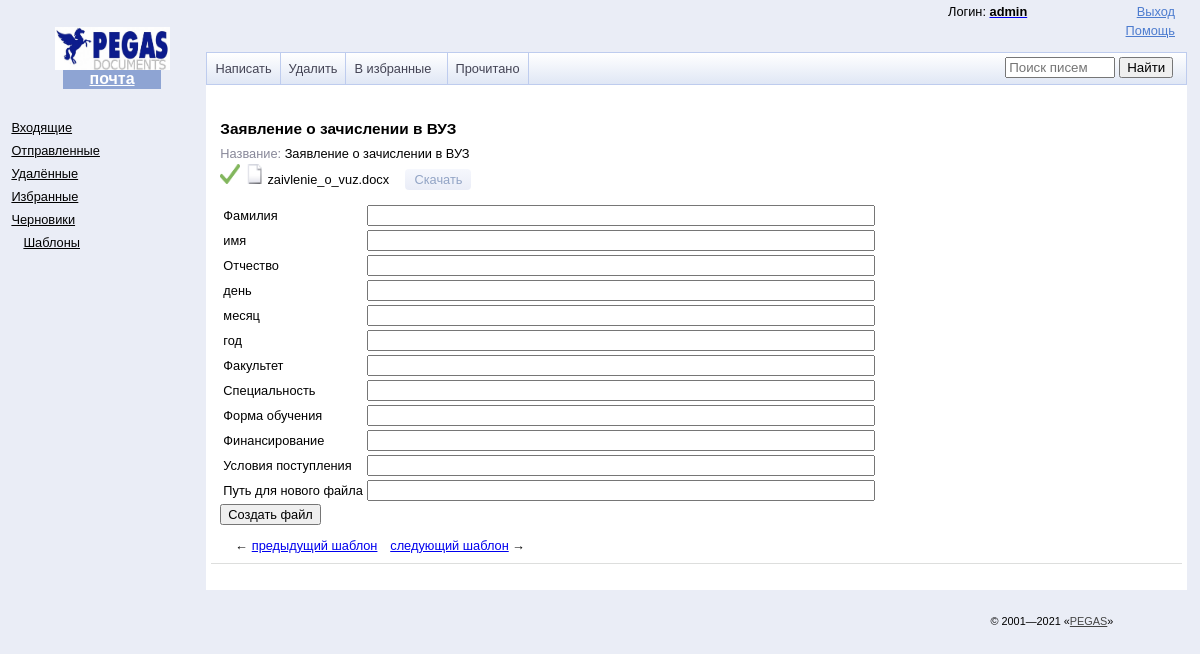
The app's page /mail/templates/4/ (signed in) with its own data.
### mail/models.py (models this page shows, shortened)
class Templates(models.Model):
    title = models.CharField(max_length=300)
    file = models.FileField()
    tags = models.ManyToManyField(Tags, related_name="tags", default=None, blank=True)

class Tags(models.Model):
    tag = models.CharField(max_length=20)
    name_tag = models.CharField(max_length=50)

### mail/views.py (the view, shortened to what this page needs)
# urls.py: path("templates/<int:pk>/", TemplateView.as_view(), name='template_detail'),
class TemplateView(LoginRequiredMixin, View):
    login_url = "login"
    def get(self, request, pk):
        template = Templates.objects.filter(id=pk)
        template= template.first()
        file_name = template.file
        tags = template.tags.all()
        return render(request, 'mail/template_detail.html', context={'template': template,
                                                                     'tags': tags,
                                                                     'file':file_name})

### templates/mail/template_detail.html (shortened to what this page needs)
{%extends 'base.html'%}
{%load static%}
{%block content%}
        <div class="b-message" role="main" aria-label="Рабочая область">
            <div class="b-message-head">
                <form method="post" action="{%url 'create_file'%}" enctype="multipart/form-data">
                <div class="a">
                    <div class="b-message-head__top">
                        <div class="b-message-head__subject"><span class="b-message-head__subject-text">{{template.title}}</span>
                        </div><span class="b-message-head__field b-message-head__field_date"><em
                                class="b-message-head__field-name">Название:
                            </em> <span class="b-message-head__date" style="color:black;" name="a1">{{template.title}}</span></span>
                    </div>
                </div>
                <div class="b-message-attach js-attachments">
                        <div class="b-message-attach__i js-attachment">
                            <span class="b-message-attach__info" >
                                    <img alt="" src="/static/img/galochka.png" class="b-message-attach__info-icon" width="20" height="20">
                                    <img alt="" src="/static/img/b-mail-icon_file-general.gif" width="20" height="20" class="b-message-attach__info-icon">
                                    {{file}}
                            </span>
                            <span class="b-message-attach__actions">
                                <a href="/docx/{{file}}" class="b-message-attach__actions-link" download="">Скачать
                                </a>
                            </span>
                        </div>
                    </div>
                <table class="b-compose-head">
                    <tbody>
                        {% for tag in tags%}
                        <tr class="b-compose-head__field ">
                            <td class="b-compose-head__field__name">
                                <label class="b-form-label" for="id1166037212615">{{tag.name_tag}}</label></td>
                            <td class="b-compose-head__field__value">
                                <div class="b-form-input">
                                    <div class="b-form-input__box">
                                        <input type="text" style="width:500px" name="{{tag.tag}}" class="b-form-input__input" id="id_receiver">
                                    </div>
                                </div>
                            </td>
                        </tr>
                        {%endfor%}
                        <tr class="b-compose-head__field ">
                                <td class="b-compose-head__field__name">
                                    <label class="b-form-label" for="id1166037212615">Путь для нового файла</label></td>
                                <td class="b-compose-head__field__value">
                                    <div class="b-form-input">
                                        <div class="b-form-input__box">
                                            <input type="text" style="width:500px" name="path" class="b-form-input__input" id="id_receiver">
                                        </div>
                                    </div>
                                </td>
                            </tr>
                    </tbody>
                </table>
                    <input class="b-form-button b-compose__c" type="submit" name="templ_create" value="Создать файл">
                </form>
                <div class="b-message-pager"><span class="b-message-pager__active b-message-pager__left"><a
                            href="https://mail.yandex.ru/lite/message/174795960537318010/"
                            class="b-message-pager__prev"><i class="b-message-pager__arr">←&nbsp;</i><span
                                class="b-message-pager__prev_txt">предыдущий шаблон</span></a></span><span
                        class="b-message-pager__active"><a
                            href="https://mail.yandex.ru/lite/message/174795960537317997/"
                            class="b-message-pager__next"><span class="b-message-pager__next_txt">следующий
                                шаблон</span><i class="b-message-pager__arr">&nbsp;→</i></a></span></div>
            </div>
        </div>
{%endblock%}

### templates/base.html (shortened to what this page needs)
{%load static%}
<!DOCTYPE html
    PUBLIC "-//W3C//DTD XHTML 1.0 Transitional//EN" "http://www.w3.org/TR/xhtml1/DTD/xhtml1-transitional.dtd">
<html xmlns:mail="urn:yandex:mail">
<head>
    <link xmlns:fn="http://www.w3.org/2005/02/xpath-functions" type="text/css" rel="stylesheet"
        href="{% static 'css/_messages_lite.css'%}">
    <link xmlns:fn="http://www.w3.org/2005/02/xpath-functions" type="text/css" rel="stylesheet"
        href="{% static 'css/_message_lite.css'%}">
    <link type="text/css" rel="stylesheet" href="{%static 'css/add_user.css'%}">
</head>
<body>
    <div class="b-page">
        <div class="b-header">
            <div class="b-head-logo b-head-logo_lang_ru"><a class="b-head-logo__logo" href="https://yandex.ru/">
                <img alt="pegas" class="b-head-logo__image" src="{% static 'img/2.jpg'%}"></a><strong
                    class="b-head-name b-head-name_logo"><a action="mailbox.check"
                        href="https://mail.yandex.ru/lite/inbox"
                        class="b-head-name__link daria-action">почта</a></strong></div>
            <div class="b-header__right" role="navigation" aria-label="Настройки">
                <div class="b-head-user">
                    {% if user.is_authenticated %}
                    <div class="b-dropdown">
                        <ul class="b-dropdown__list" role="presentation">
                            <li class="b-dropdown__item b-dropdown__visible">
                                Логин:
                                <a class="b-dropdown__or" aria-label="ustin0we" href="#">
                                    <span class="b-pseudo-link" aria-hidden="true" role="presentation">
                                        <b class="b-user">
                                             {{user.username}}
                                        </b>
                                    </span>
                                </a>
                            </li>
                        </ul>
                    </div>
                    {%endif%}
                </div>
                <a href="{%url 'logout_personal'%}" class="b-header__link b-header__link_exit">Выход</a>
                <a href="https://yandex.ru/support/mail/" class="b-header__link b-header__link_help">Помощь</a>
            </div>
        </div>
        <div class="b-layout">
            <div class="b-layout__left">
                <div class="b-folders">
                    <div role="navigation" aria-label="Папки">
                        <span class="b-folders__folder {%if type_m == 'inbox'%}b-folders__folder_current{% endif %}">
                            <span class="b-folders__folder__name"><a class="b-folders__folder__link"
                                    href="{%url 'messages'%}?type=inbox"
                                    aria-label="Входящие, нет новых писем"><span aria-hidden="true"
                                        role="presentation">Входящие</span></a></span></span>
                        <span class="b-folders__folder {%if type_m == 'sent'%}b-folders__folder_current{% endif %}"> <span class="b-folders__folder__name"><a
                                class="b-folders__folder__link" href="{%url 'messages'%}?type=sent"
                                aria-label="Отправленные, нет новых писем"><span aria-hidden="true"
                                    role="presentation">Отправленные</span></a></span></span>
                        <span class="b-folders__folder {%if type_m == 'trash'%}b-folders__folder_current{% endif %}"> <span class="b-folders__folder__name"><a
                                    class="b-folders__folder__link" href="{%url 'messages'%}?type=trash"
                                    aria-label="Удалённые, нет новых писем"><span aria-hidden="true"
                                        role="presentation">Удалённые</span></a></span></span> <span
                            class="b-folders__folder {%if type_m == 'favourite'%}b-folders__folder_current{% endif %}"> <span class="b-folders__folder__name"><a
                                    class="b-folders__folder__link" href="{%url 'messages'%}?type=favourite"
                                    aria-label="Избранные, нет новых писем"><span aria-hidden="true"
                                        role="presentation">Избранные</span></a></span></span> <span
                            class="b-folders__folder {%if type_m == 'draft'%}b-folders__folder_current{% endif %}"> <span class="b-folders__folder__name"><a
                                    class="b-folders__folder__link" href="{%url 'messages'%}?type=draft"
                                    aria-label="Черновики, нет новых писем"><span aria-hidden="true"
                                        role="presentation">Черновики</span></a></span></span><span
                            class="b-folders__folder b-folders__folder_nesting1 {%if type_m == 'template'%}b-folders__folder_current{% endif %}"> <span
                                class="b-folders__folder__name"><a class="b-folders__folder__link"
                                    href="{%url 'messages'%}?type=template"
                                    aria-label="Шаблоны, нет новых писем"><span aria-hidden="true"
                                        role="presentation">Шаблоны</span></a></span></span> </div>
                </div>
            </div>
            <div class="b-layout__right">
                    <div class="b-toolbar b-toolbar_type_messages">
                        <div class="b-toolbar__i" role="navigation" aria-label="Действия с письмами">
                            <span class="b-toolbar__col">
                                <a class="b-toolbar__but" href="{%url 'compose'%}" name="" aria-label="Написать" role="button">
                                    <i class="b-toolbar__but__i">Написать</i>
                                </a>
                            </span>
                            <span class="b-toolbar__col">
                                <input name="delete" type="submit" value="Удалить" class="b-toolbar__but b-toolbar__but__i" aria-label="Удалить">
                            </span>
                            <span class="b-toolbar__col">
                                <input name="tofavourite" type="submit" value="В избранные  " class="b-toolbar__but b-toolbar__but__i" aria-label="В избранные">
                            </span>
                            <span class="b-toolbar__col">
                                <input name="mark" type="submit" value="Прочитано" class="b-toolbar__but b-toolbar__but__i" aria-label="Прочитано">
                            </span>
                        </div>
                        <div class="b-toolbar__search">
                            <div class="b-search" role="search" aria-label="Поиск">
                                <table>
                                    <tbody>
                                        <form class="form-inline search-form" action = "{% url 'messages' %}">
                                            <tr>
                                                <td class="l">
                                                    <input name="request" value="{{search_query}}" type="search" placeholder="Поиск писем">
                                                </td>
                                                <td class="r"><input type="submit" name="search" value="Найти" tabindex="0">
                                                </td>
                                            </tr>
                                        </form>
                                    </tbody>
                                </table>
                            </div>
                        </div>
                    </div>
                    <div class="b-direct-stripe" id="yandex_direct_D-I-92550-14">
                    </div>
                    {%block content%}
                    {%endblock%}
            </div>
        </div>
    </div>
    <div class="b-footer" role="contentinfo" aria-label="Подвал">
        <div class="b-footer__col b-footer__col_right">
            <div class="b-footer__block b-footer__block_copyright"><span class="b-footer__copyright">©&nbsp;2001—2021
                    «<a href="https://yandex.ru/" class="b-footer__link">PEGAS</a>»</span></div>
        </div>
    </div>
    </body>
</html>

### records on screen
Templates: title "Заявление о зачислении в ВУЗ", file "zaivlenie_o_vuz.docx"
Tags: name_tag "Фамилия"
Tags: name_tag "имя"
Tags: name_tag "Отчество"
Tags: name_tag "день"
Tags: name_tag "месяц"
Tags: name_tag "год"
Tags: name_tag "Факультет"
Tags: name_tag "Специальность"
Tags: name_tag "Форма обучения"
Tags: name_tag "Финансирование"
Tags: name_tag "Условия поступления"

### other values on screen
{{ user.username }} "admin"
